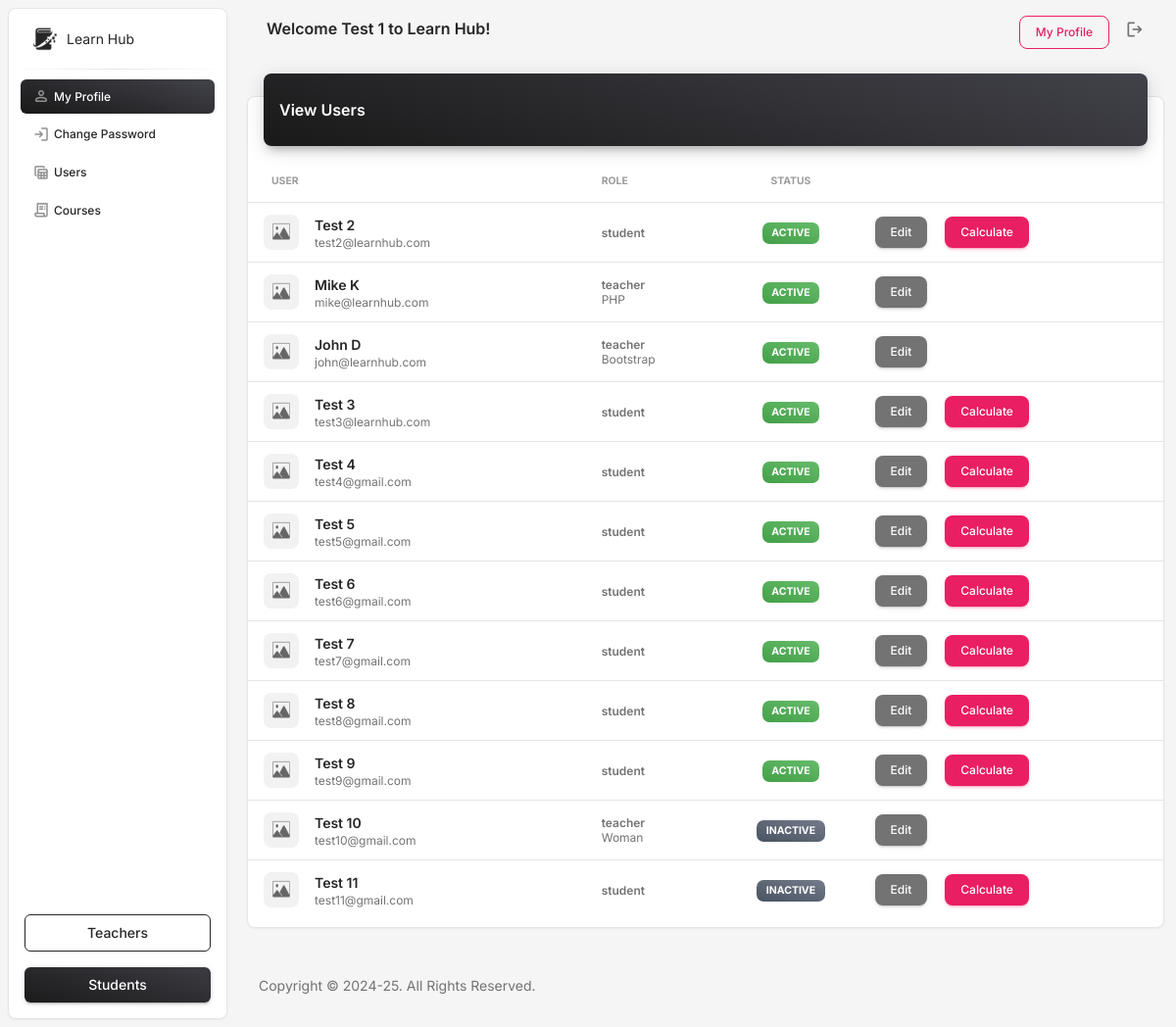
Page /view_user.php (signed in) on the committed database.
### tables this page shows
CREATE TABLE `users` (
  `User_ID` int(11) NOT NULL,
  `Name` varchar(100) NOT NULL,
  `Email` varchar(100) NOT NULL,
  `Password` varchar(100) NOT NULL,
  `Role` enum('student','teacher','admin') NOT NULL,
  `PhoneNo` varchar(15) DEFAULT NULL,
  `Address` varchar(100) DEFAULT NULL,
  `Picture` varchar(100) DEFAULT NULL,
  `Major` varchar(100) DEFAULT NULL,
  `Status` enum('Active','Inactive') DEFAULT 'Active'
);

### view_user.php (the view, shortened to what this page needs)
<?php
include("includes/config.php");
?>
<!DOCTYPE html>
<html lang="en">
<head>
<link href="assets/css/nucleo-icons.css" rel="stylesheet" />
<link href="assets/css/nucleo-svg.css" rel="stylesheet" />
<link id="pagestyle" href="assets/css/material-dashboard.css?v=3.2.0" rel="stylesheet" />
</head>
<body class="g-sidenav-show  bg-gray-100">
<?php
include('includes/sidebar.php');
?>
<main class="main-content position-relative max-height-vh-100 h-100 border-radius-lg ">
  <?php
include('includes/header.php');
?>
  <div class="container-fluid py-2">
    <div class="row">
      <div class="col-12">
        <div class="card my-4">
          <div class="card-header p-0 position-relative mt-n4 mx-3 z-index-2">
            <div class="bg-gradient-dark shadow-dark border-radius-lg pt-4 pb-3">
              <h6 class="text-white text-capitalize ps-3">View Users</h6>
            </div>
          </div>
          <div class="card-body px-0 pb-2">
            <div class="table-responsive p-0">
              <table class="table align-items-center mb-0">
                <thead>
                  <tr>
                    <th class="text-uppercase text-secondary text-xxs font-weight-bolder opacity-7">User</th>
                    <th class="text-uppercase text-secondary text-xxs font-weight-bolder opacity-7 ps-2">Role</th>
                    <th class="text-center text-uppercase text-secondary text-xxs font-weight-bolder opacity-7">Status</th>
                    <th class="text-secondary opacity-7"></th>
                  </tr>
                </thead>
                <tbody>
                  <?php
				if(!empty($_GET['type']))
				{
				$query = mysqli_query($d,"select User_ID, Name, Email, Role, Major, Status from users where Role='".$_GET['type']."' ");
				}
				else
				{
				$query = mysqli_query($d,"select User_ID, Name, Email, Role, Major, Status from users ");
				}
				$i=0;
				while($row = mysqli_fetch_array($query))
				{
				if($row['User_ID']!='1')
				{
				?>
                  <tr>
                    <td><div class="d-flex px-2 py-1">
                        <div>
                          <?php
						if(!empty($row['Picture']))
						{
						$pic = $row['Picture'];
						}
						else
						{
						$pic = 'uploads/no-img.jpg';
						}
						?>
                          <img src="<?php echo $pic;?>" class="avatar avatar-sm me-3 border-radius-lg" alt="<?php echo $row['Name'];?>" width="120" height="120">
                        </div>
                        <div class="d-flex flex-column justify-content-center">
                          <h6 class="mb-0 text-sm"><?php echo $row['Name'];?></h6>
                          <p class="text-xs text-secondary mb-0"><?php echo $row['Email'];?></p>
                        </div>
                      </div></td>
                    <td><p class="text-xs font-weight-bold mb-0"><?php echo $row['Role'];?></p>
                      <p class="text-xs text-secondary mb-0"><?php echo $row['Major'];?></p></td>
                    <td class="align-middle text-center text-sm"><?php
					if($row['Status']=='Active')
					{
					?>
                      <span class="badge badge-sm bg-gradient-success"><?php echo $row['Status'];?></span>
                      <?php
					}
					else
					{
					?>
                      <span class="badge badge-sm bg-gradient-secondary"><?php echo $row['Status'];?></span>
                      <?php
					}
					?>
                    </td>
                    <td class="align-middle"><a href="edit_user.php?edit=<?php echo $row['User_ID'];?>" class="btn btn-secondary btn-sm mb-0" data-toggle="tooltip" data-original-title="Edit user"> Edit </a>
                      <?php
					if($_SESSION['srole']=='admin' && $row['Role']=='student')
					{
					?>
                      &nbsp;&nbsp; <a href="javascript:;" class="btn btn-primary btn-sm mb-0" data-toggle="tooltip" data-original-title="Calculate" data-bs-toggle="modal" data-bs-target="#exampleModal<?php echo $i;?>"> Calculate </a>
                      <?php
					}
					?>
                    </td>
                  </tr>
                <?php
				  }
				  $i++;
				  }
				  ?>
                </tbody>
              </table>
            </div>
          </div>
        </div>
      </div>
    </div>
    <?php
include('includes/footer.php');
?>
  </div>
</main>
</body>
</html>

### includes/header.php (style rules this page uses)
.card { min-height: 500px; }

### rows in the picture
users: Name "Test 2", Email "test2@learnhub.com", Role "student", Status "ACTIVE"
users: Name "Mike K", Email "mike@learnhub.com", Role "teacher", Major "PHP", Status "ACTIVE"
users: Name "John D", Email "john@learnhub.com", Role "teacher", Major "Bootstrap", Status "ACTIVE"
users: Name "Test 3", Email "test3@learnhub.com", Role "student", Status "ACTIVE"
users: Name "Test 4", Email "test4@gmail.com", Role "student", Status "ACTIVE"
users: Name "Test 5", Email "test5@gmail.com", Role "student", Status "ACTIVE"
users: Name "Test 6", Email "test6@gmail.com", Role "student", Status "ACTIVE"
users: Name "Test 7", Email "test7@gmail.com", Role "student", Status "ACTIVE"
users: Name "Test 8", Email "test8@gmail.com", Role "student", Status "ACTIVE"
users: Name "Test 9", Email "test9@gmail.com", Role "student", Status "ACTIVE"
users: Name "Test 10", Email "test10@gmail.com", Role "teacher", Major "Woman", Status "INACTIVE"
users: Name "Test 11", Email "test11@gmail.com", Role "student", Status "INACTIVE"

### other values in the picture
$_SESSION['sname'] "Test 1"
